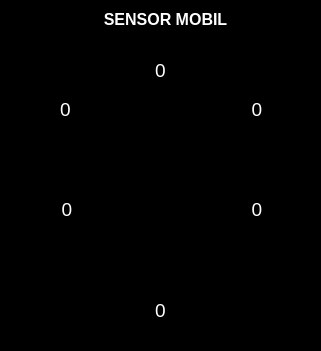
   <widget class="QFrame" name="frame">
    <property name="geometry">
     <rect>
      <x>870</x>
      <y>200</y>
      <width>321</width>
      <height>351</height>
     </rect>
    </property>
    <property name="palette">
     <palette>
      <active>
       <colorrole role="WindowText">
        <brush brushstyle="SolidPattern">
         <color alpha="255">
          <red>0</red>
          <green>0</green>
          <blue>0</blue>
         </color>
        </brush>
       </colorrole>
       <colorrole role="Button">
        <brush brushstyle="SolidPattern">
         <color alpha="255">
          <red>0</red>
          <green>0</green>
          <blue>0</blue>
         </color>
        </brush>
       </colorrole>
       <colorrole role="Light">
        <brush brushstyle="SolidPattern">
         <color alpha="255">
          <red>172</red>
          <green>255</green>
          <blue>250</blue>
         </color>
        </brush>
       </colorrole>
       <colorrole role="Midlight">
        <brush brushstyle="SolidPattern">
         <color alpha="255">
          <red>108</red>
          <green>255</green>
          <blue>245</blue>
         </color>
        </brush>
       </colorrole>
       <colorrole role="Dark">
        <brush brushstyle="SolidPattern">
         <color alpha="255">
          <red>22</red>
          <green>127</green>
          <blue>120</blue>
         </color>
        </brush>
       </colorrole>
       <colorrole role="Mid">
        <brush brushstyle="SolidPattern">
         <color alpha="255">
          <red>29</red>
          <green>170</green>
          <blue>161</blue>
         </color>
        </brush>
       </colorrole>
       <colorrole role="Text">
        <brush brushstyle="SolidPattern">
         <color alpha="255">
          <red>0</red>
          <green>0</green>
          <blue>0</blue>
         </color>
        </brush>
       </colorrole>
       <colorrole role="BrightText">
        <brush brushstyle="SolidPattern">
         <color alpha="255">
          <red>255</red>
          <green>255</green>
          <blue>255</blue>
         </color>
        </brush>
       </colorrole>
       <colorrole role="ButtonText">
        <brush brushstyle="SolidPattern">
         <color alpha="255">
          <red>0</red>
          <green>0</green>
          <blue>0</blue>
         </color>
        </brush>
       </colorrole>
       <colorrole role="Base">
        <brush brushstyle="SolidPattern">
         <color alpha="255">
          <red>0</red>
          <green>0</green>
          <blue>0</blue>
         </color>
        </brush>
       </colorrole>
       <colorrole role="Window">
        <brush brushstyle="SolidPattern">
         <color alpha="255">
          <red>0</red>
          <green>0</green>
          <blue>0</blue>
         </color>
        </brush>
       </colorrole>
       <colorrole role="Shadow">
        <brush brushstyle="SolidPattern">
         <color alpha="255">
          <red>0</red>
          <green>0</green>
          <blue>0</blue>
         </color>
        </brush>
       </colorrole>
       <colorrole role="AlternateBase">
        <brush brushstyle="SolidPattern">
         <color alpha="255">
          <red>149</red>
          <green>255</green>
          <blue>248</blue>
         </color>
        </brush>
       </colorrole>
       <colorrole role="ToolTipBase">
        <brush brushstyle="SolidPattern">
         <color alpha="255">
          <red>255</red>
          <green>255</green>
          <blue>220</blue>
         </color>
        </brush>
       </colorrole>
       <colorrole role="ToolTipText">
        <brush brushstyle="SolidPattern">
         <color alpha="255">
          <red>0</red>
          <green>0</green>
          <blue>0</blue>
         </color>
        </brush>
       </colorrole>
      </active>
      <inactive>
       <colorrole role="WindowText">
        <brush brushstyle="SolidPattern">
         <color alpha="255">
          <red>0</red>
          <green>0</green>
          <blue>0</blue>
         </color>
        </brush>
       </colorrole>
       <colorrole role="Button">
        <brush brushstyle="SolidPattern">
         <color alpha="255">
          <red>0</red>
          <green>0</green>
          <blue>0</blue>
         </color>
        </brush>
       </colorrole>
       <colorrole role="Light">
        <brush brushstyle="SolidPattern">
         <color alpha="255">
          <red>172</red>
          <green>255</green>
          <blue>250</blue>
         </color>
        </brush>
       </colorrole>
       <colorrole role="Midlight">
        <brush brushstyle="SolidPattern">
         <color alpha="255">
          <red>108</red>
          <green>255</green>
          <blue>245</blue>
         </color>
        </brush>
       </colorrole>
       <colorrole role="Dark">
        <brush brushstyle="SolidPattern">
         <color alpha="255">
          <red>22</red>
          <green>127</green>
          <blue>120</blue>
         </color>
        </brush>
       </colorrole>
       <colorrole role="Mid">
        <brush brushstyle="SolidPattern">
         <color alpha="255">
          <red>29</red>
          <green>170</green>
          <blue>161</blue>
         </color>
        </brush>
       </colorrole>
       <colorrole role="Text">
        <brush brushstyle="SolidPattern">
         <color alpha="255">
          <red>0</red>
          <green>0</green>
          <blue>0</blue>
         </color>
        </brush>
       </colorrole>
       <colorrole role="BrightText">
        <brush brushstyle="SolidPattern">
         <color alpha="255">
          <red>255</red>
          <green>255</green>
          <blue>255</blue>
         </color>
        </brush>
       </colorrole>
       <colorrole role="ButtonText">
        <brush brushstyle="SolidPattern">
         <color alpha="255">
          <red>0</red>
          <green>0</green>
          <blue>0</blue>
         </color>
        </brush>
       </colorrole>
       <colorrole role="Base">
        <brush brushstyle="SolidPattern">
         <color alpha="255">
          <red>0</red>
          <green>0</green>
          <blue>0</blue>
         </color>
        </brush>
       </colorrole>
       <colorrole role="Window">
        <brush brushstyle="SolidPattern">
         <color alpha="255">
          <red>0</red>
          <green>0</green>
          <blue>0</blue>
         </color>
        </brush>
       </colorrole>
       <colorrole role="Shadow">
        <brush brushstyle="SolidPattern">
         <color alpha="255">
          <red>0</red>
          <green>0</green>
          <blue>0</blue>
         </color>
        </brush>
       </colorrole>
       <colorrole role="AlternateBase">
        <brush brushstyle="SolidPattern">
         <color alpha="255">
          <red>149</red>
          <green>255</green>
          <blue>248</blue>
         </color>
        </brush>
       </colorrole>
       <colorrole role="ToolTipBase">
        <brush brushstyle="SolidPattern">
         <color alpha="255">
          <red>255</red>
          <green>255</green>
          <blue>220</blue>
         </color>
        </brush>
       </colorrole>
       <colorrole role="ToolTipText">
        <brush brushstyle="SolidPattern">
         <color alpha="255">
          <red>0</red>
          <green>0</green>
          <blue>0</blue>
         </color>
        </brush>
       </colorrole>
      </inactive>
      <disabled>
       <colorrole role="WindowText">
        <brush brushstyle="SolidPattern">
         <color alpha="255">
          <red>22</red>
          <green>127</green>
          <blue>120</blue>
         </color>
        </brush>
       </colorrole>
       <colorrole role="Button">
        <brush brushstyle="SolidPattern">
         <color alpha="255">
          <red>0</red>
          <green>0</green>
          <blue>0</blue>
         </color>
        </brush>
       </colorrole>
       <colorrole role="Light">
        <brush brushstyle="SolidPattern">
         <color alpha="255">
          <red>172</red>
          <green>255</green>
          <blue>250</blue>
         </color>
        </brush>
       </colorrole>
       <colorrole role="Midlight">
        <brush brushstyle="SolidPattern">
         <color alpha="255">
          <red>108</red>
          <green>255</green>
          <blue>245</blue>
         </color>
        </brush>
       </colorrole>
       <colorrole role="Dark">
        <brush brushstyle="SolidPattern">
         <color alpha="255">
          <red>22</red>
          <green>127</green>
          <blue>120</blue>
         </color>
        </brush>
       </colorrole>
       <colorrole role="Mid">
        <brush brushstyle="SolidPattern">
         <color alpha="255">
          <red>29</red>
          <green>170</green>
          <blue>161</blue>
         </color>
        </brush>
       </colorrole>
       <colorrole role="Text">
        <brush brushstyle="SolidPattern">
         <color alpha="255">
          <red>22</red>
          <green>127</green>
          <blue>120</blue>
         </color>
        </brush>
       </colorrole>
       <colorrole role="BrightText">
        <brush brushstyle="SolidPattern">
         <color alpha="255">
          <red>255</red>
          <green>255</green>
          <blue>255</blue>
         </color>
        </brush>
       </colorrole>
       <colorrole role="ButtonText">
        <brush brushstyle="SolidPattern">
         <color alpha="255">
          <red>22</red>
          <green>127</green>
          <blue>120</blue>
         </color>
        </brush>
       </colorrole>
       <colorrole role="Base">
        <brush brushstyle="SolidPattern">
         <color alpha="255">
          <red>0</red>
          <green>0</green>
          <blue>0</blue>
         </color>
        </brush>
       </colorrole>
       <colorrole role="Window">
        <brush brushstyle="SolidPattern">
         <color alpha="255">
          <red>0</red>
          <green>0</green>
          <blue>0</blue>
         </color>
        </brush>
       </colorrole>
       <colorrole role="Shadow">
        <brush brushstyle="SolidPattern">
         <color alpha="255">
          <red>0</red>
          <green>0</green>
          <blue>0</blue>
         </color>
        </brush>
       </colorrole>
       <colorrole role="AlternateBase">
        <brush brushstyle="SolidPattern">
         <color alpha="255">
          <red>44</red>
          <green>255</green>
          <blue>241</blue>
         </color>
        </brush>
       </colorrole>
       <colorrole role="ToolTipBase">
        <brush brushstyle="SolidPattern">
         <color alpha="255">
          <red>255</red>
          <green>255</green>
          <blue>220</blue>
         </color>
        </brush>
       </colorrole>
       <colorrole role="ToolTipText">
        <brush brushstyle="SolidPattern">
         <color alpha="255">
          <red>0</red>
          <green>0</green>
          <blue>0</blue>
         </color>
        </brush>
       </colorrole>
      </disabled>
     </palette>
    </property>
    <property name="autoFillBackground">
     <bool>false</bool>
    </property>
    <property name="styleSheet">
     <string notr="true">
background-color: rgb(0, 0, 0);
border-radius:5px</string>
    </property>
    <property name="frameShape">
     <enum>QFrame::StyledPanel</enum>
    </property>
    <property name="frameShadow">
     <enum>QFrame::Sunken</enum>
    </property>
    <widget class="QLabel" name="txtSensorKanan">
     <property name="geometry">
      <rect>
       <x>220</x>
       <y>200</y>
       <width>74</width>
       <height>18</height>
      </rect>
     </property>
     <property name="font">
      <font>
       <pointsize>14</pointsize>
      </font>
     </property>
     <property name="styleSheet">
      <string notr="true">color: rgb(255, 255, 255);
background-color: rgba(0,0,0,0%)</string>
     </property>
     <property name="text">
      <string>0</string>
     </property>
     <property name="alignment">
      <set>Qt::AlignCenter</set>
     </property>
    </widget>
    <widget class="QLabel" name="txtSensorKiri">
     <property name="geometry">
      <rect>
       <x>30</x>
       <y>200</y>
       <width>74</width>
       <height>18</height>
      </rect>
     </property>
     <property name="font">
      <font>
       <pointsize>14</pointsize>
      </font>
     </property>
     <property name="styleSheet">
      <string notr="true">color: rgb(255, 255, 255);
background-color: rgba(0,0,0,0%)</string>
     </property>
     <property name="text">
      <string>0</string>
     </property>
     <property name="alignment">
      <set>Qt::AlignCenter</set>
     </property>
    </widget>
    <widget class="QLabel" name="txtSensorBelakang">
     <property name="geometry">
      <rect>
       <x>130</x>
       <y>300</y>
       <width>61</width>
       <height>20</height>
      </rect>
     </property>
     <property name="font">
      <font>
       <pointsize>14</pointsize>
      </font>
     </property>
     <property name="styleSheet">
      <string notr="true">color: rgb(255, 255, 255);
background-color: rgba(0,0,0,0%)</string>
     </property>
     <property name="text">
      <string>0</string>
     </property>
     <property name="alignment">
      <set>Qt::AlignCenter</set>
     </property>
    </widget>
    <widget class="QLabel" name="txtSensorDepanKiri">
     <property name="geometry">
      <rect>
       <x>30</x>
       <y>100</y>
       <width>71</width>
       <height>18</height>
      </rect>
     </property>
     <property name="font">
      <font>
       <pointsize>14</pointsize>
       <kerning>true</kerning>
      </font>
     </property>
     <property name="autoFillBackground">
      <bool>false</bool>
     </property>
     <property name="styleSheet">
      <string notr="true">color: rgb(255, 255, 255);
background-color: rgba(0,0,0,0%)</string>
     </property>
     <property name="text">
      <string>0</string>
     </property>
     <property name="alignment">
      <set>Qt::AlignCenter</set>
     </property>
    </widget>
    <widget class="QLabel" name="txtSensorDepanKanan">
     <property name="geometry">
      <rect>
       <x>220</x>
       <y>100</y>
       <width>74</width>
       <height>18</height>
      </rect>
     </property>
     <property name="font">
      <font>
       <pointsize>14</pointsize>
      </font>
     </property>
     <property name="styleSheet">
      <string notr="true">color: rgb(255, 255, 255);
background-color: rgba(0,0,0,0%)</string>
     </property>
     <property name="text">
      <string>0</string>
     </property>
     <property name="alignment">
      <set>Qt::AlignCenter</set>
     </property>
    </widget>
    <widget class="QLabel" name="txtSensorDepan">
     <property name="geometry">
      <rect>
       <x>130</x>
       <y>60</y>
       <width>61</width>
       <height>20</height>
      </rect>
     </property>
     <property name="font">
      <font>
       <pointsize>14</pointsize>
      </font>
     </property>
     <property name="styleSheet">
      <string notr="true">color: rgb(255, 255, 255);
background-color: rgba(0,0,0,0%)</string>
     </property>
     <property name="text">
      <string>0</string>
     </property>
     <property name="alignment">
      <set>Qt::AlignCenter</set>
     </property>
    </widget>
    <widget class="QLabel" name="label_2">
     <property name="geometry">
      <rect>
       <x>30</x>
       <y>10</y>
       <width>271</width>
       <height>20</height>
      </rect>
     </property>
     <property name="font">
      <font>
       <pointsize>12</pointsize>
       <weight>75</weight>
       <bold>true</bold>
      </font>
     </property>
     <property name="styleSheet">
      <string notr="true">color:rgb(255, 255, 255);</string>
     </property>
     <property name="text">
      <string>&lt;html&gt;&lt;head/&gt;&lt;body&gt;&lt;p&gt;SENSOR MOBIL&lt;/p&gt;&lt;/body&gt;&lt;/html&gt;</string>
     </property>
     <property name="alignment">
      <set>Qt::AlignCenter</set>
     </property>
    </widget>
    <widget class="QLabel" name="label_15">
     <property name="geometry">
      <rect>
       <x>120</x>
       <y>100</y>
       <width>81</width>
       <height>181</height>
      </rect>
     </property>
     <property name="styleSheet">
      <string notr="true">color : rgb(238, 238, 236)</string>
     </property>
     <property name="text">
      <string/>
     </property>
     <property name="pixmap">
      <pixmap resource="circle.qrc">:/newPrefix/tesla.png</pixmap>
     </property>
     <property name="alignment">
      <set>Qt::AlignCenter</set>
     </property>
    </widget>
   </widget>
